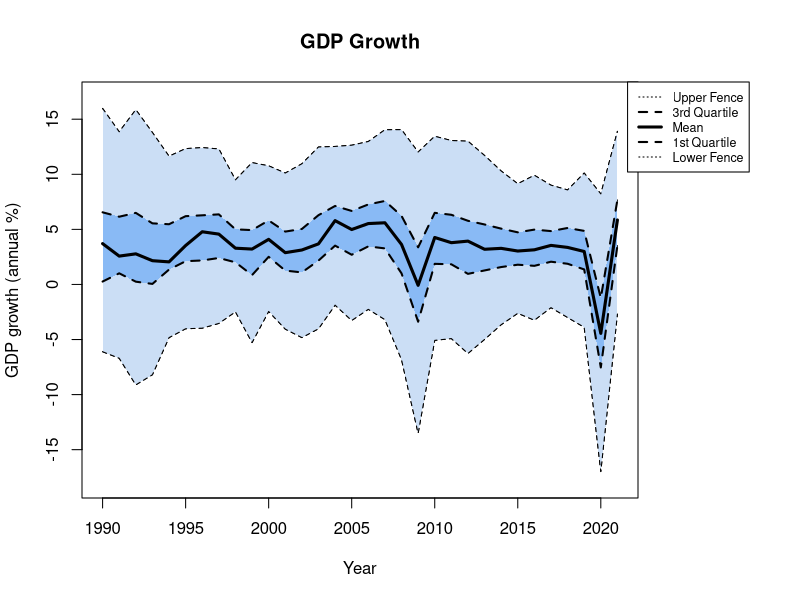
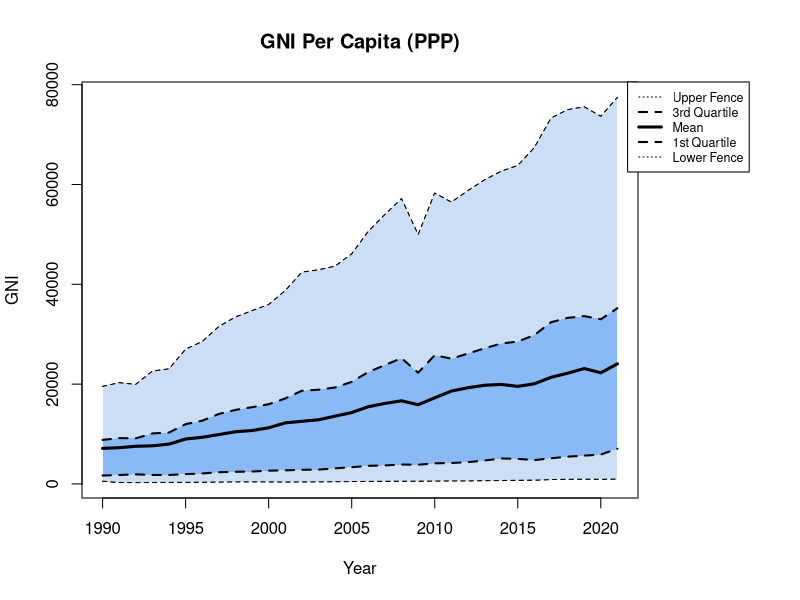
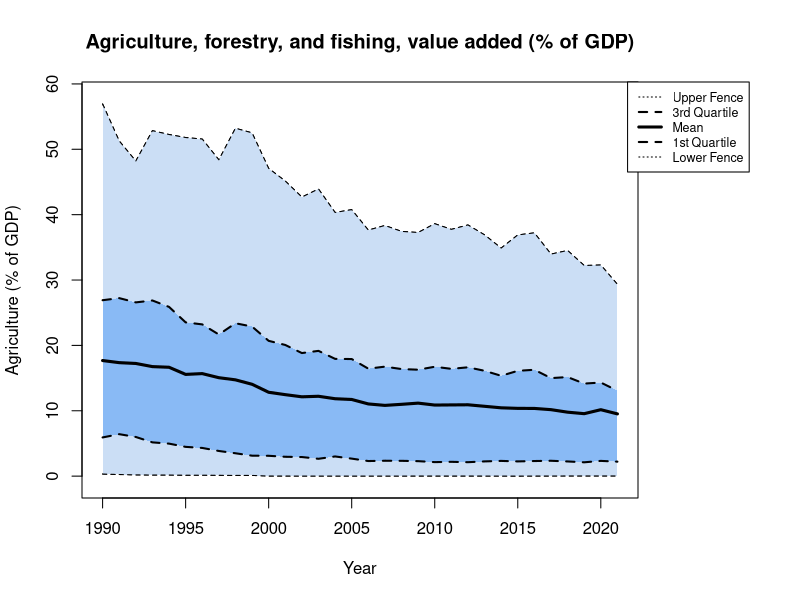
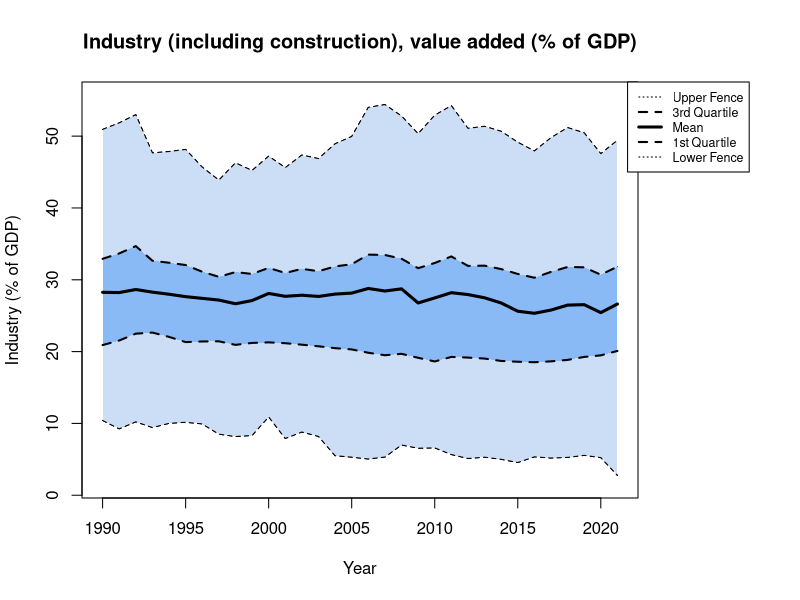
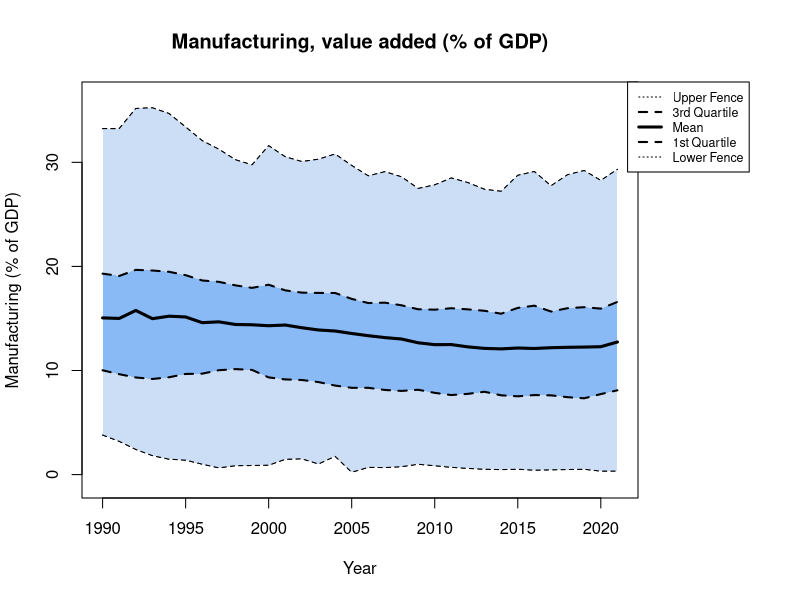
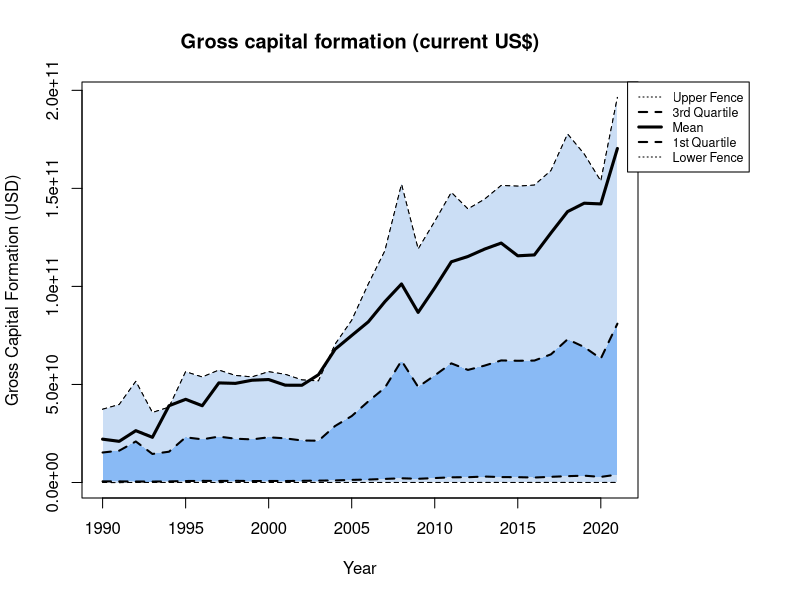

Reproduce these figures in R, in order.
# This project intends to address the question of whether changes in one common indicator of economic development may predict changes in other
# economic indicators over time. World Bank time-series data were downloaded for every country in the world from 1980 to 2022
# covering several common indicators of economic development, including: Gross National Income per Capita (PPP-adjusted); Manufacturing,
# value added (% of GDP); and GDP growth (%); among others. After visualizing the data, the Granger Causality test is applied at different orders (i.e. "lag" periods,
# e.g. 1 year, 2 years) to each possible pairing of WB indicators for each country. The ADF and KPSS tests are applied to each  
# country-indicator series to ensure that Granger stationarity requirements are met. Data series that fail the stationarity
# tests are transformed using the difference method and retested for stationarity. Data series that pass both rounds of stationarity testing 
# are analyzed using the Granger Causality test from the lmtest library. The number of successful (p<0.05) Granger Causality tests
# among all countries will form the basis of determining which economic development indicators (if any) are broadly beneficial in predicting
# information about other economic development indicators.

install.packages("lmtest")
install.packages("dplyr")
install.packages("tseries")
library(tseries)
library(lmtest)
library(dplyr)

#===== load tables needed for data analysis

Input_Table <- read.csv("world_bank_indicators.csv", header = TRUE, sep = ",")
Country_List <- unique(Input_Table$COUNTRY)
Econ_Indicators <- c("GDP_GROWTH", "GNI_CAPITA_PPP", "AG_GDP", "INDUSTRY_GDP", "MANUFACTURING_GDP", "GROSS_CAPITAL")

#===== aggregate indicators from Input_Table

Q1 <- function(a.1) {
  quantile(a.1, probs = 0.25)
}

Q3 <- function(a.1) {
  quantile(a.1, probs = 0.75)
}

IQR1 <- function(a.1) {
  (Q3(a.1) - Q1(a.1))*1.5
}

Upper_Fence <- function(a.1) {
  if (Q3(a.1) + IQR1(a.1) > max(a.1)) {
    max(a.1)
  } else {
    Q3(a.1) + IQR1(a.1)
  }
}

Lower_Fence <- function(a.1) {
  if (Q1(a.1) - IQR1(a.1) < min(a.1)) {
    min(a.1)
  } else {
    Q1(a.1) - IQR1(a.1)
  } 
}

avgs_table <- cbind(aggregate(.~YEAR, Input_Table[, -c(1)], mean))
avgs = c("Avg_GDP", "Avg_GNI", "Avg_AG", "Avg_IND", "Avg_MANUF", "Avg_CAP")
for (i in 1:6) names(avgs_table)[names(avgs_table) == Econ_Indicators[i]] = avgs[i]

Q1_table <- cbind(aggregate(.~YEAR, Input_Table[, -c(1)], Q1))
Q1s = c("Q1_GDP", "Q1_GNI", "Q1_AG", "Q1_IND", "Q1_MANUF", "Q1_CAP")
for (i in 1:6) names(Q1_table)[names(Q1_table) == Econ_Indicators[i]] = Q1s[i]

Q3_table <- cbind(aggregate(.~YEAR, Input_Table[, -c(1)], Q3))
Q3s = c("Q3_GDP", "Q3_GNI", "Q3_AG", "Q3_IND", "Q3_MANUF", "Q3_CAP")
for (i in 1:6) names(Q3_table)[names(Q3_table) == Econ_Indicators[i]] = Q3s[i]

LF_table <- cbind(aggregate(.~YEAR, Input_Table[, -c(1)], Lower_Fence))
LFs = c("LF_GDP", "LF_GNI", "LF_AG", "LF_IND", "LF_MANUF", "LF_CAP")
for (i in 1:6) names(LF_table)[names(LF_table) == Econ_Indicators[i]] = LFs[i]

UF_table <- cbind(aggregate(.~YEAR, Input_Table[, -c(1)], Upper_Fence))
UFs = c("UF_GDP", "UF_GNI", "UF_AG", "UF_IND", "UF_MANUF", "UF_CAP")
for (i in 1:6) names(UF_table)[names(UF_table) == Econ_Indicators[i]] = UFs[i]

merge_list <- list(avgs_table, Q1_table, Q3_table, LF_table, UF_table)
viz_table <- Reduce(function(x, y) merge(x, y, all = TRUE), merge_list)

#===== visualize aggregated indicators: GDP

Avg_GDP_Growth <- viz_table$Avg_GDP
Q1_GDP_Growth <- viz_table$Q1_GDP
Q3_GDP_Growth <- viz_table$Q3_GDP
Lower_Fence_GDP_Growth <- viz_table$LF_GDP
Upper_Fence_GDP_Growth <- viz_table$UF_GDP

x_values <- (1990:2021)

par(mar=c(5.1, 4.1, 4.1, 8.1), xpd=TRUE)

plot(x_values, Avg_GDP_Growth, type = "l", col = "black", xlab = "Year", ylab = "GDP growth (annual %)", main = "GDP Growth", ylim = c(min(Lower_Fence_GDP_Growth)-1, max(Upper_Fence_GDP_Growth)+1))
lines(x_values, Upper_Fence_GDP_Growth, type = "l", lty = 2, col = "black")
lines(x_values, Q3_GDP_Growth, type = "l", lty = 2, col = "black")
lines(x_values, Q1_GDP_Growth, type = "l", lty = 2, col = "black")
lines(x_values, Lower_Fence_GDP_Growth, type = "l", lty = 2, col = "black")

polygon(c(x_values, rev(x_values)), c(Lower_Fence_GDP_Growth, rev(Q1_GDP_Growth)), col = "#cbdef5", lty = 0)
polygon(c(x_values, rev(x_values)), c(Q1_GDP_Growth, rev(Q3_GDP_Growth)), col = "#89baf5", lty = 0)
polygon(c(x_values, rev(x_values)), c(Q3_GDP_Growth, rev(Upper_Fence_GDP_Growth)), col = "#cbdef5", lty = 0)

lines(x_values, Avg_GDP_Growth, type = "l", lwd = 3, col = "black")
lines(x_values, Q1_GDP_Growth, type = "l", lwd = 2, lty = 2, col = "black")
lines(x_values, Q3_GDP_Growth, type = "l", lty = 2, lwd = 2, col = "black")
lines(x_values, Lower_Fence_GDP_Growth, type = "l", lty = 2, col = "black")
lines(x_values, Upper_Fence_GDP_Growth, type = "l", lty = 2, col = "black")

legend("topright", inset=c(-0.2,0), cex = 0.75, legend = c("Upper Fence", "3rd Quartile", "Mean", "1st Quartile", "Lower Fence"), lty = c(3, 2, 1, 2, 3), lwd = c(1, 2, 3, 2, 1))

#===== visualize aggregated indicators: GNI Per Capita (PPP)

Avg_GNI <- viz_table$Avg_GNI
Q1_GNI <- viz_table$Q1_GNI
Q3_GNI <- viz_table$Q3_GNI
Lower_Fence_GNI <- viz_table$LF_GNI
Upper_Fence_GNI <- viz_table$UF_GNI

x_values <- (1990:2021)

par(mar=c(5.1, 4.1, 4.1, 8.1), xpd=TRUE)

plot(x_values, Avg_GNI, type = "l", col = "black", xlab = "Year", ylab = "GNI", main = "GNI Per Capita (PPP)", ylim = c(min(Lower_Fence_GNI)-1, max(Upper_Fence_GNI)+1))
lines(x_values, Upper_Fence_GNI, type = "l", lty = 2, col = "black")
lines(x_values, Q3_GNI, type = "l", lty = 2, col = "black")
lines(x_values, Q1_GNI, type = "l", lty = 2, col = "black")
lines(x_values, Lower_Fence_GNI, type = "l", lty = 2, col = "black")

polygon(c(x_values, rev(x_values)), c(Lower_Fence_GNI, rev(Q1_GNI)), col = "#cbdef5", lty = 0)
polygon(c(x_values, rev(x_values)), c(Q1_GNI, rev(Q3_GNI)), col = "#89baf5", lty = 0)
polygon(c(x_values, rev(x_values)), c(Q3_GNI, rev(Upper_Fence_GNI)), col = "#cbdef5", lty = 0)

lines(x_values, Avg_GNI, type = "l", lwd = 3, col = "black")
lines(x_values, Q1_GNI, type = "l", lwd = 2, lty = 2, col = "black")
lines(x_values, Q3_GNI, type = "l", lty = 2, lwd = 2, col = "black")
lines(x_values, Lower_Fence_GNI, type = "l", lty = 2, col = "black")
lines(x_values, Upper_Fence_GNI, type = "l", lty = 2, col = "black")

legend("topright", inset=c(-0.2,0), cex = 0.75, legend = c("Upper Fence", "3rd Quartile", "Mean", "1st Quartile", "Lower Fence"), lty = c(3, 2, 1, 2, 3), lwd = c(1, 2, 3, 2, 1))

#===== visualize aggregated indicators: Agriculture (% of GDP)

Avg_AG <- viz_table$Avg_AG
Q1_AG <- viz_table$Q1_AG
Q3_AG <- viz_table$Q3_AG
Lower_Fence_AG <- viz_table$LF_AG
Upper_Fence_AG <- viz_table$UF_AG

x_values <- (1990:2021)

par(mar=c(5.1, 4.1, 4.1, 8.1), xpd=TRUE)

plot(x_values, Avg_AG, type = "l", col = "black", xlab = "Year", ylab = "Agriculture (% of GDP)", main = "Agriculture, forestry, and fishing, value added (% of GDP)", ylim = c(min(Lower_Fence_AG)-1, max(Upper_Fence_AG)+1))
lines(x_values, Upper_Fence_AG, type = "l", lty = 2, col = "black")
lines(x_values, Q3_AG, type = "l", lty = 2, col = "black")
lines(x_values, Q1_AG, type = "l", lty = 2, col = "black")
lines(x_values, Lower_Fence_AG, type = "l", lty = 2, col = "black")

polygon(c(x_values, rev(x_values)), c(Lower_Fence_AG, rev(Q1_AG)), col = "#cbdef5", lty = 0)
polygon(c(x_values, rev(x_values)), c(Q1_AG, rev(Q3_AG)), col = "#89baf5", lty = 0)
polygon(c(x_values, rev(x_values)), c(Q3_AG, rev(Upper_Fence_AG)), col = "#cbdef5", lty = 0)

lines(x_values, Avg_AG, type = "l", lwd = 3, col = "black")
lines(x_values, Q1_AG, type = "l", lwd = 2, lty = 2, col = "black")
lines(x_values, Q3_AG, type = "l", lty = 2, lwd = 2, col = "black")
lines(x_values, Lower_Fence_AG, type = "l", lty = 2, col = "black")
lines(x_values, Upper_Fence_AG, type = "l", lty = 2, col = "black")

legend("topright", inset=c(-0.2,0), cex = 0.75, legend = c("Upper Fence", "3rd Quartile", "Mean", "1st Quartile", "Lower Fence"), lty = c(3, 2, 1, 2, 3), lwd = c(1, 2, 3, 2, 1))

#===== visualize aggregated indicators: Industry (% of GDP)

Avg_IND <- viz_table$Avg_IND
Q1_IND <- viz_table$Q1_IND
Q3_IND <- viz_table$Q3_IND
Lower_Fence_IND <- viz_table$LF_IND
Upper_Fence_IND <- viz_table$UF_IND

x_values <- (1990:2021)

par(mar=c(5.1, 4.1, 4.1, 8.1), xpd=TRUE)

plot(x_values, Avg_IND, type = "l", col = "black", xlab = "Year", ylab = "Industry (% of GDP)", main = "Industry (including construction), value added (% of GDP)", ylim = c(min(Lower_Fence_IND)-1, max(Upper_Fence_IND)+1))
lines(x_values, Upper_Fence_IND, type = "l", lty = 2, col = "black")
lines(x_values, Q3_IND, type = "l", lty = 2, col = "black")
lines(x_values, Q1_IND, type = "l", lty = 2, col = "black")
lines(x_values, Lower_Fence_IND, type = "l", lty = 2, col = "black")

polygon(c(x_values, rev(x_values)), c(Lower_Fence_IND, rev(Q1_IND)), col = "#cbdef5", lty = 0)
polygon(c(x_values, rev(x_values)), c(Q1_IND, rev(Q3_IND)), col = "#89baf5", lty = 0)
polygon(c(x_values, rev(x_values)), c(Q3_IND, rev(Upper_Fence_IND)), col = "#cbdef5", lty = 0)

lines(x_values, Avg_IND, type = "l", lwd = 3, col = "black")
lines(x_values, Q1_IND, type = "l", lwd = 2, lty = 2, col = "black")
lines(x_values, Q3_IND, type = "l", lty = 2, lwd = 2, col = "black")
lines(x_values, Lower_Fence_IND, type = "l", lty = 2, col = "black")
lines(x_values, Upper_Fence_IND, type = "l", lty = 2, col = "black")

legend("topright", inset=c(-0.2,0), cex = 0.75, legend = c("Upper Fence", "3rd Quartile", "Mean", "1st Quartile", "Lower Fence"), lty = c(3, 2, 1, 2, 3), lwd = c(1, 2, 3, 2, 1))

#===== visualize aggregated indicators: Manufacturing (% of GDP)

Avg_MANUF <- viz_table$Avg_MANUF
Q1_MANUF <- viz_table$Q1_MANUF
Q3_MANUF <- viz_table$Q3_MANUF
Lower_Fence_MANUF <- viz_table$LF_MANUF
Upper_Fence_MANUF <- viz_table$UF_MANUF

x_values <- (1990:2021)

par(mar=c(5.1, 4.1, 4.1, 8.1), xpd=TRUE)

plot(x_values, Avg_MANUF, type = "l", col = "black", xlab = "Year", ylab = "Manufacturing (% of GDP)", main = "Manufacturing, value added (% of GDP)", ylim = c(min(Lower_Fence_MANUF)-1, max(Upper_Fence_MANUF)+1))
lines(x_values, Upper_Fence_MANUF, type = "l", lty = 2, col = "black")
lines(x_values, Q3_MANUF, type = "l", lty = 2, col = "black")
lines(x_values, Q1_MANUF, type = "l", lty = 2, col = "black")
lines(x_values, Lower_Fence_MANUF, type = "l", lty = 2, col = "black")

polygon(c(x_values, rev(x_values)), c(Lower_Fence_MANUF, rev(Q1_MANUF)), col = "#cbdef5", lty = 0)
polygon(c(x_values, rev(x_values)), c(Q1_MANUF, rev(Q3_MANUF)), col = "#89baf5", lty = 0)
polygon(c(x_values, rev(x_values)), c(Q3_MANUF, rev(Upper_Fence_MANUF)), col = "#cbdef5", lty = 0)

lines(x_values, Avg_MANUF, type = "l", lwd = 3, col = "black")
lines(x_values, Q1_MANUF, type = "l", lwd = 2, lty = 2, col = "black")
lines(x_values, Q3_MANUF, type = "l", lty = 2, lwd = 2, col = "black")
lines(x_values, Lower_Fence_MANUF, type = "l", lty = 2, col = "black")
lines(x_values, Upper_Fence_MANUF, type = "l", lty = 2, col = "black")

legend("topright", inset=c(-0.2,0), cex = 0.75, legend = c("Upper Fence", "3rd Quartile", "Mean", "1st Quartile", "Lower Fence"), lty = c(3, 2, 1, 2, 3), lwd = c(1, 2, 3, 2, 1))

#===== visualize aggregated indicators: Gross capital formation (current US$)

Avg_CAP <- viz_table$Avg_CAP
Q1_CAP <- viz_table$Q1_CAP
Q3_CAP <- viz_table$Q3_CAP
Lower_Fence_CAP <- viz_table$LF_CAP
Upper_Fence_CAP <- viz_table$UF_CAP

x_values <- (1990:2021)

par(mar=c(5.1, 4.1, 4.1, 8.1), xpd=TRUE)

plot(x_values, Avg_CAP, type = "l", col = "black", xlab = "Year", ylab = "Gross Capital Formation (USD)", main = "Gross capital formation (current US$)", ylim = c(min(Lower_Fence_CAP)-1, max(Upper_Fence_CAP)+1))
lines(x_values, Upper_Fence_CAP, type = "l", lty = 2, col = "black")
lines(x_values, Q3_CAP, type = "l", lty = 2, col = "black")
lines(x_values, Q1_CAP, type = "l", lty = 2, col = "black")
lines(x_values, Lower_Fence_CAP, type = "l", lty = 2, col = "black")

polygon(c(x_values, rev(x_values)), c(Lower_Fence_CAP, rev(Q1_CAP)), col = "#cbdef5", lty = 0)
polygon(c(x_values, rev(x_values)), c(Q1_CAP, rev(Q3_CAP)), col = "#89baf5", lty = 0)
polygon(c(x_values, rev(x_values)), c(Q3_CAP, rev(Upper_Fence_CAP)), col = "#cbdef5", lty = 0)

lines(x_values, Avg_CAP, type = "l", lwd = 3, col = "black")
lines(x_values, Q1_CAP, type = "l", lwd = 2, lty = 2, col = "black")
lines(x_values, Q3_CAP, type = "l", lty = 2, lwd = 2, col = "black")
lines(x_values, Lower_Fence_CAP, type = "l", lty = 2, col = "black")
lines(x_values, Upper_Fence_CAP, type = "l", lty = 2, col = "black")

legend("topright", inset=c(-0.2,0), cex = 0.75, legend = c("Upper Fence", "3rd Quartile", "Mean", "1st Quartile", "Lower Fence"), lty = c(3, 2, 1, 2, 3), lwd = c(1, 2, 3, 2, 1))

#=====Augmented Dickey-Fuller (ADF) test for Stationarity, a requirement for Granger Causality

# H0: time series is non-stationary or has a unit root
# HA: time series is stationary or trend stationary
# significance: p<0.05 to reject H0

ADF_df <- data.frame(COUNTRY = Country_List)

for (i in 3:8) {
  A <- NULL
  for (g in Country_List) {
    B <- na.omit(Input_Table[Input_Table$COUNTRY == g, c(i)])
    if (length(B) == 0 | length(B) == 1) {
      A <- append(A, 1)
    } else {
      A <- append(A, adf.test(B)$p.value)
    }
  }
  ADF_df <- cbind(ADF_df, A)
}

Econ_Indicators1 = append(Econ_Indicators, "x", 0)

for ( i in 2:7) {
  colnames(ADF_df)[i] = Econ_Indicators1[i]
}

#===== Kwiatkowski-Phillips-Schmidt-Shin (KPSS) tests for trend Stationarity, a requirement for performing the Granger Causality test
# H0: time series is trend stationary
# HA: time series is not trend stationary
# significance: p<0.05 to reject H0

KPSS_df <- data.frame(COUNTRY = Country_List)

for (i in 3:8) {
  A <- NULL
  for (g in Country_List) {
    B <- na.omit(Input_Table[Input_Table$COUNTRY == g, c(i)])
    if (length(B) == 0 | length(B) == 1) {
      A <- append(A, 0)
    } else {
      A <- append(A, kpss.test(B)$p.value)
    }
  }
  KPSS_df <- cbind(KPSS_df, A)
}

for (i in 2:7) {
  colnames(KPSS_df)[i] = Econ_Indicators1[i]
}

#===== Identifying country-indicator time series stationarity, comparison of ADP and KPSS
# Case 1: "Stationary" - ADF: p < 0.05 & KPSS: p > 0.05
# Case 2: "Difference Stationary" - ADF: p < 0.05 & KPSS: p < 0.05
# Case 3: "Trend Stationary" - ADF: p > 0.05 & KPSS: p > 0.05
# Case 4: "Unit Root" - ADF: p > 0.05 & KPSS: p < 0.05

ADF_KPSS_df <- data.frame(COUNTRY = Country_List)

Case_Test <- function(x.1, x.2) {
  if (x.1 < 0.05 && x.2 > 0.05) {
    "Case 1"
  } else if (x.1 < 0.05 && x.2 < 0.05) {
    "Case 2"
  } else if (x.1 == 1 | x.2 == 1) {
    "Case 4"
  } else if (x.1 > 0.05 && x.2 > 0.05) {
    "Case 3"
  } else if (x.1 > 0.05 && x.2 < 0.05) {
    "Case 4"
  }
}

for (i in 2:7) {
  X <- NULL
  C <- NULL
  for (g in Country_List) {
    A <- ADF_df[ADF_df$COUNTRY == g, c(i)]
    B <- KPSS_df[KPSS_df$COUNTRY == g, c(i)]
    C <- Case_Test(A, B)
    X <- append(X, C)
  }
  ADF_KPSS_df <- cbind(ADF_KPSS_df, X)
}

for (i in 2:7) {
  colnames(ADF_KPSS_df)[i] = Econ_Indicators1[i]
}

Case_1_count <- sum(ADF_KPSS_df == "Case 1")
Case_2_count <- sum(ADF_KPSS_df == "Case 2")
Case_3_count <- sum(ADF_KPSS_df == "Case 3")
Case_4_count <- sum(ADF_KPSS_df == "Case 4")

#===== Difference method on Case 2 & Case 3

GDP_Case_4 <- ADF_KPSS_df[ADF_KPSS_df$GDP_GROWTH == "Case 4", c(1)]
GNI_Case_4 <- ADF_KPSS_df[ADF_KPSS_df$GNI_CAPITA_PPP == "Case 4", c(1)]
AG_Case_4 <- ADF_KPSS_df[ADF_KPSS_df$AG_GDP == "Case 4", c(1)]
IND_Case_4 <- ADF_KPSS_df[ADF_KPSS_df$INDUSTRY_GDP == "Case 4", c(1)]
MANU_Case_4 <- ADF_KPSS_df[ADF_KPSS_df$MANUFACTURING_GDP == "Case 4", c(1)]
CAP_Case_4 <- ADF_KPSS_df[ADF_KPSS_df$GROSS_CAPITAL == "Case 4", c(1)]

Transition_Table <- Input_Table

for (h in GDP_Case_4) {
  Transition_Table[Transition_Table$COUNTRY == h, c(3)] = NA
}

for (h in GNI_Case_4) {
  Transition_Table[Transition_Table$COUNTRY == h, c(4)] = NA
}

for (h in AG_Case_4) {
  Transition_Table[Transition_Table$COUNTRY == h, c(5)] = NA
}

for (h in IND_Case_4) {
  Transition_Table[Transition_Table$COUNTRY == h, c(6)] = NA
}

for (h in MANU_Case_4) {
  Transition_Table[Transition_Table$COUNTRY == h, c(7)] = NA
}

for (h in CAP_Case_4) {
  Transition_Table[Transition_Table$COUNTRY == h, c(8)] = NA
}

GDP_Cases <- ADF_KPSS_df[ADF_KPSS_df$GDP_GROWTH == "Case 1" | ADF_KPSS_df$GDP_GROWTH == "Case 2" | ADF_KPSS_df$GDP_GROWTH == "Case 3", c(1)]
GNI_Cases <- ADF_KPSS_df[ADF_KPSS_df$GNI_CAPITA_PPP == "Case 1" | ADF_KPSS_df$GNI_CAPITA_PPP == "Case 2" | ADF_KPSS_df$GNI_CAPITA_PPP == "Case 3", c(1)]
AG_Cases <- ADF_KPSS_df[ADF_KPSS_df$AG_GDP == "Case 1" | ADF_KPSS_df$AG_GDP == "Case 2" | ADF_KPSS_df$AG_GDP == "Case 3", c(1)]
IND_Cases <- ADF_KPSS_df[ADF_KPSS_df$INDUSTRY_GDP == "Case 1" | ADF_KPSS_df$INDUSTRY_GDP == "Case 2" | ADF_KPSS_df$INDUSTRY_GDP == "Case 3", c(1)]
MANU_Cases <- ADF_KPSS_df[ADF_KPSS_df$MANUFACTURING_GDP == "Case 1" | ADF_KPSS_df$MANUFACTURING_GDP == "Case 2" | ADF_KPSS_df$MANUFACTURING_GDP == "Case 3", c(1)]
CAP_Cases <- ADF_KPSS_df[ADF_KPSS_df$GROSS_CAPITAL == "Case 1" | ADF_KPSS_df$GROSS_CAPITAL == "Case 2" | ADF_KPSS_df$GROSS_CAPITAL == "Case 3", c(1)]

for (h in GDP_Cases) {
    U <- Transition_Table[Transition_Table$COUNTRY == h, c(3)]
    A <- diff(U)
    A <- append(A, NA)
    Transition_Table[Transition_Table$COUNTRY == h, c(3)] = A
  }

for (h in GNI_Cases) {
  U <- Transition_Table[Transition_Table$COUNTRY == h, c(4)]
  A <- diff(U)
  A <- append(A, NA)
  Transition_Table[Transition_Table$COUNTRY == h, c(4)] = A
}

for (h in AG_Cases) {
  U <- Transition_Table[Transition_Table$COUNTRY == h, c(5)]
  A <- diff(U)
  A <- append(A, NA)
  Transition_Table[Transition_Table$COUNTRY == h, c(5)] = A
}

for (h in IND_Cases) {
  U <- Transition_Table[Transition_Table$COUNTRY == h, c(6)]
  A <- diff(U)
  A <- append(A, NA)
  Transition_Table[Transition_Table$COUNTRY == h, c(6)] = A
}

for (h in MANU_Cases) {
  U <- Transition_Table[Transition_Table$COUNTRY == h, c(7)]
  A <- diff(U)
  A <- append(A, NA)
  Transition_Table[Transition_Table$COUNTRY == h, c(7)] = A
}

for (h in CAP_Cases) {
  U <- Transition_Table[Transition_Table$COUNTRY == h, c(8)]
  A <- diff(U)
  A <- append(A, NA)
  Transition_Table[Transition_Table$COUNTRY == h, c(8)] = A
}

#===== Second ADF Test (Transition_Table)

ADF_df_2 <- data.frame(COUNTRY = Country_List)

for (i in 3:8) {
  A <- NULL
  for (g in Country_List) {
    B <- na.omit(Transition_Table[Transition_Table$COUNTRY == g, c(i)])
    if (length(B) == 0 | length(B) == 1) {
      A <- append(A, 1)
    } else {
      A <- append(A, adf.test(B)$p.value)
    }
  }
  ADF_df_2 <- cbind(ADF_df_2, A)
}

for ( i in 2:7) {
  colnames(ADF_df_2)[i] = Econ_Indicators1[i]
}

#===== Second KPSS test on (Transition_Table)

KPSS_df_2 <- data.frame(COUNTRY = Country_List)

for (i in 3:8) {
  A <- NULL
  for (g in Country_List) {
    B <- na.omit(Transition_Table[Transition_Table$COUNTRY == g, c(i)])
    if (length(B) == 0 | length(B) == 1) {
      A <- append(A, 0)
    } else {
      A <- append(A, kpss.test(B)$p.value)
    }
  }
  KPSS_df_2 <- cbind(KPSS_df_2, A)
}

for (i in 2:7) {
  colnames(KPSS_df_2)[i] = Econ_Indicators1[i]
}

#====Throw out all values that don't pass (ADF p < 0.05 & KPSS p > 0.05) from "Transition_Table"
# Resulting in "Transformed_Table"

ADF_KPSS_df_2 <- data.frame(COUNTRY = Country_List)

Case_Test_2 <- function(x.1, x.2) {
  if (x.1 < 0.05 && x.2 > 0.05) {
    "Case 1"
  } else "Case 4"
}

for (i in 2:7) {
  X <- NULL
  C <- NULL
  for (g in Country_List) {
    A <- ADF_df_2[ADF_df_2$COUNTRY == g, c(i)]
    B <- KPSS_df_2[KPSS_df_2$COUNTRY == g, c(i)]
    C <- Case_Test_2(A, B)
    X <- append(X, C)
  }
  ADF_KPSS_df_2 <- cbind(ADF_KPSS_df_2, X)
}

Transformed_Table <- Transition_Table

GDP_Case_4 <- ADF_KPSS_df_2[ADF_KPSS_df_2$GDP_GROWTH == "Case 4", c(1)]
GNI_Case_4 <- ADF_KPSS_df_2[ADF_KPSS_df_2$GNI_CAPITA_PPP == "Case 4", c(1)]
AG_Case_4 <- ADF_KPSS_df_2[ADF_KPSS_df_2$AG_GDP == "Case 4", c(1)]
IND_Case_4 <- ADF_KPSS_df_2[ADF_KPSS_df_2$INDUSTRY_GDP == "Case 4", c(1)]
MANU_Case_4 <- ADF_KPSS_df_2[ADF_KPSS_df_2$MANUFACTURING_GDP == "Case 4", c(1)]
CAP_Case_4 <- ADF_KPSS_df_2[ADF_KPSS_df_2$GROSS_CAPITAL == "Case 4", c(1)]


for (h in GDP_Case_4) {
  Transformed_Table[Transformed_Table$COUNTRY == h, c(3)] = NA
}

for (h in GNI_Case_4) {
  Transformed_Table[Transformed_Table$COUNTRY == h, c(4)] = NA
}

for (h in AG_Case_4) {
  Transformed_Table[Transformed_Table$COUNTRY == h, c(5)] = NA
}

for (h in IND_Case_4) {
  Transformed_Table[Transformed_Table$COUNTRY == h, c(6)] = NA
}

for (h in MANU_Case_4) {
  Transformed_Table[Transformed_Table$COUNTRY == h, c(7)] = NA
}

for (h in CAP_Case_4) {
  Transformed_Table[Transformed_Table$COUNTRY == h, c(8)] = NA
}

GDP_Cases <- ADF_KPSS_df_2[ADF_KPSS_df_2$GDP_GROWTH == "Case 1", c(1)]
GNI_Cases <- ADF_KPSS_df_2[ADF_KPSS_df_2$GNI_CAPITA_PPP == "Case 1", c(1)]
AG_Cases <- ADF_KPSS_df_2[ADF_KPSS_df_2$AG_GDP == "Case 1", c(1)]
IND_Cases <- ADF_KPSS_df_2[ADF_KPSS_df_2$INDUSTRY_GDP == "Case 1", c(1)]
MANU_Cases <- ADF_KPSS_df_2[ADF_KPSS_df_2$MANUFACTURING_GDP == "Case 1", c(1)]
CAP_Cases <- ADF_KPSS_df_2[ADF_KPSS_df_2$GROSS_CAPITAL == "Case 1", c(1)]

for (h in GDP_Cases) {
  U <- Transformed_Table[Transformed_Table$COUNTRY == h, c(3)]
  A <- diff(U)
  A <- append(A, NA)
  Transformed_Table[Transformed_Table$COUNTRY == h, c(3)] = A
}

for (h in GNI_Cases) {
  U <- Transformed_Table[Transformed_Table$COUNTRY == h, c(4)]
  A <- diff(U)
  A <- append(A, NA)
  Transformed_Table[Transformed_Table$COUNTRY == h, c(4)] = A
}

for (h in AG_Cases) {
  U <- Transformed_Table[Transformed_Table$COUNTRY == h, c(5)]
  A <- diff(U)
  A <- append(A, NA)
  Transformed_Table[Transformed_Table$COUNTRY == h, c(5)] = A
}

for (h in IND_Cases) {
  U <- Transformed_Table[Transformed_Table$COUNTRY == h, c(6)]
  A <- diff(U)
  A <- append(A, NA)
  Transformed_Table[Transformed_Table$COUNTRY == h, c(6)] = A
}

for (h in MANU_Cases) {
  U <- Transformed_Table[Transformed_Table$COUNTRY == h, c(7)]
  A <- diff(U)
  A <- append(A, NA)
  Transformed_Table[Transformed_Table$COUNTRY == h, c(7)] = A
}

for (h in CAP_Cases) {
  U <- Transformed_Table[Transformed_Table$COUNTRY == h, c(8)]
  A <- diff(U)
  A <- append(A, NA)
  Transformed_Table[Transformed_Table$COUNTRY == h, c(8)] = A
}

Trans_Table_NAs <- as.numeric(paste0(table(is.na(Transformed_Table)))[2])
Trans_Table <- as.numeric(paste0(table(is.na(Transformed_Table)))[1])

#===== Granger analysis on Transform_Table
Q <- NULL
COUNTRIES <- NULL
Lag_ <- NULL

for (q in Country_List) {
  Q <- c(q, q, q, q, q)
  COUNTRIES <- c(COUNTRIES, Q)
}

for (w in 1:length(Country_List)) {
  W <- c(1, 2, 3, 4, 5)
  Lag_ <- c(Lag_, W)
}

Output_Table <- data.frame(COUNTRIES, Lag_)

granger_test <- function(xx, yy, zz, XX) {
  tryCatch(
    {
      aa = grangertest(xx ~ yy, order = zz, data = XX)
      return(aa)
    },
    error = function(e) {
      return(1)
    }
  )
}

granger_fail <- NULL

for (i in 3:8) {
  J <- c(3:8)[-(i-2)]
  for (j in J) {
    A <- NULL
    B <- NULL
    C <- NULL
    granger_result = NULL
    for (x in Country_List) {
      O <- NULL
      A <- Transformed_Table[Transformed_Table$COUNTRY == x, c(i)]
      B <- Transformed_Table[Transformed_Table$COUNTRY == x, c(j)]
      if (length(na.omit(A)) == 0 | length(na.omit(B)) == 0) {
        O <- c(1, 1, 1, 1, 1)
        granger_fail <- append(granger_fail, 1)
      } else {
        L <- length(A)
        for (p in 1:L) {
          if (is.na(A[p]) | is.na(B[p])) {
            A <- A[c(-p)]
            B <- B[c(-p)]
          }
        }
        m <- matrix(c(A, B), ncol = 2)
        myts <- ts(m, start = 1, frequency = 1)
        for (k in 1:5) {
          granger_result <- granger_test(A, B, k, myts)
          if ("numeric" %in% class(granger_result)) {
            D <- 1
            granger_fail <- append(granger_fail, 1)
          } else {
            D <- granger_result["Pr(>F)"][2,]
          }
          O <- append(O, D)
        }
      }
      C <- c(C, O)
      C <- ifelse(is.nan(C), 1, C)
    }
    Output_Table <- cbind(Output_Table, C)
  }
}

granger_fail <- sum(granger_fail)

Columns <- NULL

for (x in 1:6) {
  Y <- c(1:6)[-x] 
  for (y in Y) {
    bb <- Econ_Indicators[x]
    qq <- Econ_Indicators[y]
    Columns <- append(Columns, paste(bb, "~", qq, sep = " "))
  }
}

for (i in 1:length(Columns)) {
  colnames(Output_Table)[i+2] = Columns[i]
}

# ==== Summarize Output_Table
# Order1 Table
Order1 <- Econ_Indicators
Table1 <- data.frame(Order1)
A <- NULL
B <- NULL
C <- NA

for (i in 3:7) {
  A <- Output_Table[Output_Table$Lag_ == 1, c(i)]
  B <- sum(A <= 0.05)
  C <- append(C, B)
}
Table1 <- cbind(Table1, C)

C <- NULL
for (i in 8:12) {
  A <- Output_Table[Output_Table$Lag_ == 1, c(i)]
  B <- sum(A <= 0.05)
  C <- append(C, B)
  if (i == 8) {
    C <- append(C, NA)
  }
}
Table1 <- cbind(Table1, C)

C <- NULL
for (i in 13:17) {
  A <- Output_Table[Output_Table$Lag_ == 1, c(i)]
  B <- sum(A <= 0.05)
  C <- append(C, B)
  if (i == 14) {
    C <- append(C, NA)
  }
}
Table1 <- cbind(Table1, C)

C <- NULL
for (i in 18:22) {
  A <- Output_Table[Output_Table$Lag_ == 1, c(i)]
  B <- sum(A <= 0.05)
  C <- append(C, B)
  if (i == 20) {
    C <- append(C, NA)
  }
}
Table1 <- cbind(Table1, C)

C <- NULL
for (i in 23:27) {
  A <- Output_Table[Output_Table$Lag_ == 1, c(i)]
  B <- sum(A <= 0.05)
  C <- append(C, B)
  if (i == 26) {
    C <- append(C, NA)
  }
}
Table1 <- cbind(Table1, C)

C <- NULL
for (i in 28:32) {
  A <- Output_Table[Output_Table$Lag_ == 1, c(i)]
  B <- sum(A <= 0.05)
  C <- append(C, B)
  if (i == 32) {
    C <- append(C, NA)
  }
}
Table1 <- cbind(Table1, C)
for (i in 1:length(Econ_Indicators)) {
  colnames(Table1)[i+1] = Econ_Indicators[i]
}

# Order2 Table
Order2 <- Econ_Indicators
Table2 <- data.frame(Order2)
A <- NULL
B <- NULL
C <- NA

for (i in 3:7) {
  A <- Output_Table[Output_Table$Lag_ == 2, c(i)]
  B <- sum(A <= 0.05)
  C <- append(C, B)
}
Table2 <- cbind(Table2, C)

C <- NULL
for (i in 8:12) {
  A <- Output_Table[Output_Table$Lag_ == 2, c(i)]
  B <- sum(A <= 0.05)
  C <- append(C, B)
  if (i == 8) {
    C <- append(C, NA)
  }
}
Table2 <- cbind(Table2, C)

C <- NULL
for (i in 13:17) {
  A <- Output_Table[Output_Table$Lag_ == 2, c(i)]
  B <- sum(A <= 0.05)
  C <- append(C, B)
  if (i == 14) {
    C <- append(C, NA)
  }
}
Table2 <- cbind(Table2, C)

C <- NULL
for (i in 18:22) {
  A <- Output_Table[Output_Table$Lag_ == 2, c(i)]
  B <- sum(A <= 0.05)
  C <- append(C, B)
  if (i == 20) {
    C <- append(C, NA)
  }
}
Table2 <- cbind(Table2, C)

C <- NULL
for (i in 23:27) {
  A <- Output_Table[Output_Table$Lag_ == 2, c(i)]
  B <- sum(A <= 0.05)
  C <- append(C, B)
  if (i == 26) {
    C <- append(C, NA)
  }
}
Table2 <- cbind(Table2, C)

C <- NULL
for (i in 28:32) {
  A <- Output_Table[Output_Table$Lag_ == 2, c(i)]
  B <- sum(A <= 0.05)
  C <- append(C, B)
  if (i == 32) {
    C <- append(C, NA)
  }
}
Table2 <- cbind(Table2, C)
for (i in 1:length(Econ_Indicators)) {
  colnames(Table2)[i+1] = Econ_Indicators[i]
}

# Order3 Table
Order3 <- Econ_Indicators
Table3 <- data.frame(Order3)
A <- NULL
B <- NULL
C <- NA

for (i in 3:7) {
  A <- Output_Table[Output_Table$Lag_ == 3, c(i)]
  B <- sum(A <= 0.05)
  C <- append(C, B)
}
Table3 <- cbind(Table3, C)

C <- NULL
for (i in 8:12) {
  A <- Output_Table[Output_Table$Lag_ == 3, c(i)]
  B <- sum(A <= 0.05)
  C <- append(C, B)
  if (i == 8) {
    C <- append(C, NA)
  }
}
Table3 <- cbind(Table3, C)

C <- NULL
for (i in 13:17) {
  A <- Output_Table[Output_Table$Lag_ == 3, c(i)]
  B <- sum(A <= 0.05)
  C <- append(C, B)
  if (i == 14) {
    C <- append(C, NA)
  }
}
Table3 <- cbind(Table3, C)

C <- NULL
for (i in 18:22) {
  A <- Output_Table[Output_Table$Lag_ == 3, c(i)]
  B <- sum(A <= 0.05)
  C <- append(C, B)
  if (i == 20) {
    C <- append(C, NA)
  }
}
Table3 <- cbind(Table3, C)

C <- NULL
for (i in 23:27) {
  A <- Output_Table[Output_Table$Lag_ == 3, c(i)]
  B <- sum(A <= 0.05)
  C <- append(C, B)
  if (i == 26) {
    C <- append(C, NA)
  }
}
Table3 <- cbind(Table3, C)

C <- NULL
for (i in 28:32) {
  A <- Output_Table[Output_Table$Lag_ == 3, c(i)]
  B <- sum(A <= 0.05)
  C <- append(C, B)
  if (i == 32) {
    C <- append(C, NA)
  }
}
Table3 <- cbind(Table3, C)
for (i in 1:length(Econ_Indicators)) {
  colnames(Table3)[i+1] = Econ_Indicators[i]
}

# Order4 Table
Order4 <- Econ_Indicators
Table4 <- data.frame(Order4)
A <- NULL
B <- NULL
C <- NA

for (i in 3:7) {
  A <- Output_Table[Output_Table$Lag_ == 4, c(i)]
  B <- sum(A <= 0.05)
  C <- append(C, B)
}
Table4 <- cbind(Table4, C)

C <- NULL
for (i in 8:12) {
  A <- Output_Table[Output_Table$Lag_ == 4, c(i)]
  B <- sum(A <= 0.05)
  C <- append(C, B)
  if (i == 8) {
    C <- append(C, NA)
  }
}
Table4 <- cbind(Table4, C)

C <- NULL
for (i in 13:17) {
  A <- Output_Table[Output_Table$Lag_ == 4, c(i)]
  B <- sum(A <= 0.05)
  C <- append(C, B)
  if (i == 14) {
    C <- append(C, NA)
  }
}
Table4 <- cbind(Table4, C)

C <- NULL
for (i in 18:22) {
  A <- Output_Table[Output_Table$Lag_ == 4, c(i)]
  B <- sum(A <= 0.05)
  C <- append(C, B)
  if (i == 20) {
    C <- append(C, NA)
  }
}
Table4 <- cbind(Table4, C)

C <- NULL
for (i in 23:27) {
  A <- Output_Table[Output_Table$Lag_ == 4, c(i)]
  B <- sum(A <= 0.05)
  C <- append(C, B)
  if (i == 26) {
    C <- append(C, NA)
  }
}
Table4 <- cbind(Table4, C)

C <- NULL
for (i in 28:32) {
  A <- Output_Table[Output_Table$Lag_ == 4, c(i)]
  B <- sum(A <= 0.05)
  C <- append(C, B)
  if (i == 32) {
    C <- append(C, NA)
  }
}
Table4 <- cbind(Table4, C)
for (i in 1:length(Econ_Indicators)) {
  colnames(Table4)[i+1] = Econ_Indicators[i]
}

# Order5 Table
Order5 <- Econ_Indicators
Table5 <- data.frame(Order5)
A <- NULL
B <- NULL
C <- NA

for (i in 3:7) {
  A <- Output_Table[Output_Table$Lag_ == 5, c(i)]
  B <- sum(A <= 0.05)
  C <- append(C, B)
}
Table5 <- cbind(Table5, C)

C <- NULL
for (i in 8:12) {
  A <- Output_Table[Output_Table$Lag_ == 5, c(i)]
  B <- sum(A <= 0.05)
  C <- append(C, B)
  if (i == 8) {
    C <- append(C, NA)
  }
}
Table5 <- cbind(Table5, C)

C <- NULL
for (i in 13:17) {
  A <- Output_Table[Output_Table$Lag_ == 5, c(i)]
  B <- sum(A <= 0.05)
  C <- append(C, B)
  if (i == 14) {
    C <- append(C, NA)
  }
}
Table5 <- cbind(Table5, C)

C <- NULL
for (i in 18:22) {
  A <- Output_Table[Output_Table$Lag_ == 5, c(i)]
  B <- sum(A <= 0.05)
  C <- append(C, B)
  if (i == 20) {
    C <- append(C, NA)
  }
}
Table5 <- cbind(Table5, C)

C <- NULL
for (i in 23:27) {
  A <- Output_Table[Output_Table$Lag_ == 5, c(i)]
  B <- sum(A <= 0.05)
  C <- append(C, B)
  if (i == 26) {
    C <- append(C, NA)
  }
}
Table5 <- cbind(Table5, C)

C <- NULL
for (i in 28:32) {
  A <- Output_Table[Output_Table$Lag_ == 5, c(i)]
  B <- sum(A <= 0.05)
  C <- append(C, B)
  if (i == 32) {
    C <- append(C, NA)
  }
}
Table5 <- cbind(Table5, C)
for (i in 1:length(Econ_Indicators)) {
  colnames(Table5)[i+1] = Econ_Indicators[i]
}

# Calculate total number of Granger successes

granger_sum <- NULL
for (i in 2:7) {
  granger_sum <- append(granger_sum, sum(na.omit(Table1[i])))
}

for (i in 2:7) {
  granger_sum <- append(granger_sum, sum(na.omit(Table2[i])))
}

for (i in 2:7) {
  granger_sum <- append(granger_sum, sum(na.omit(Table3[i])))
}

for (i in 2:7) {
  granger_sum <- append(granger_sum, sum(na.omit(Table4[i])))
}

for (i in 2:7) {
  granger_sum <- append(granger_sum, sum(na.omit(Table5[i])))
}

granger_sum <- sum(granger_sum)

# Print summary of Granger analyses

summary_funct <- function(aa, bb, cc, dd, ee, ff, gg, hh) {
  print("World Bank csv file download covered 217 countries, 6 economic development indicators, and 43 years (1980-2022).")
  print("Out of a total possible 55,986 data points, actions were taken to eliminate NULL/empty values, resulting in 199 countries")
  print("over 1990-2021: 1,194 data series or 37,554 data points, of which 3,757 (10%) are NULL/empty and 71 are imputed (0.1%).")
  print("See metadata & data cleaning Excel file for more detail.")
  cat("\n")
  print(paste0(aa, " data series passed ADF & KPSS tests. ", bb + cc, " partially passed the tests and require further transformation,"))
  print(paste0("and ", dd, " did not pass either test."))
  print(paste0("Following transformation via difference method and re-testing, the resulting dataframe included ", ee, " NAs and"))
  print(paste0(ff, " non-null values."))
  cat("\n")
  print(paste0("The Granger Test was executed ", 30845 - gg, " times, and skipped (due to data series failing to meet requirements) ", gg, " times"))
  print(paste0("Of the ", 30845 - gg, " Granger tests, ", hh, " (1.4%) were successful (p<0.05), as represented below by Order#."))
}

summary_funct(Case_1_count,
              Case_2_count,
              Case_3_count,
              Case_4_count,
              Trans_Table_NAs,
              Trans_Table,
              granger_fail,
              granger_sum)
Table1
Table2
Table3
Table4
Table5
